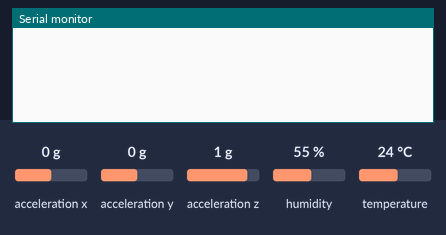
The sketch below on a simulated Arduino Uno, built with avr-gcc and run on an emulated ATmega328P. Shown: the last lines printed to the serial monitor. The inputs (shaded band) are chosen by the test bench; at power-on: acceleration x 0 g, humidity 55 %, acceleration y 0 g, temperature 24 °C, acceleration z 1 g.

Above: at 1.2 s.
1.3 s: acceleration x set to -1.4 g
At 7.2 s:
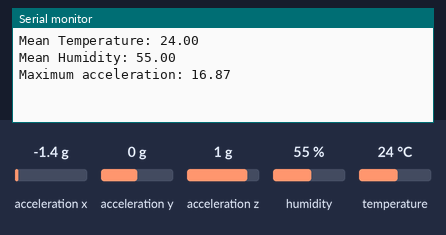
7.5 s: humidity set to 22 %
9.0 s: acceleration y set to -1.4 g
10.5 s: temperature set to 19 °C
12.0 s: acceleration z set to -1.4 g
At 13.1 s:
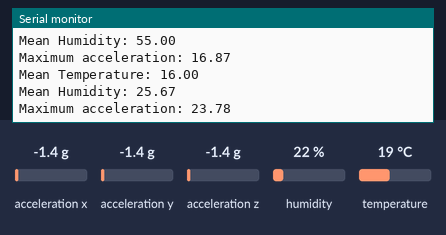

The sketch:

test_system.ino
```cpp
/*What the code does
 *
 * Creators
 * Lise Hanson
 * Tummas Napoleon Arge
 *
 *Initialize
 */
#include <Wire.h>
#include <Adafruit_Sensor.h>
#include <Adafruit_ADXL345_U.h>     //accelerometer
#include "DHT.h"                    //humidity and temperature sensor
const byte DHTPIN= 13;
const long DHTTYPE = DHT22;

//Defining the humidity and temp sensor
DHT dht(DHTPIN,DHTTYPE);

//Defining the accelerometer
Adafruit_ADXL345_Unified accel = Adafruit_ADXL345_Unified(12345);


// Time and interval
unsigned long previousMillisSensor = 0;
unsigned long previousMillisUpload = 0;
unsigned long intervalSensor = 2000;
unsigned long intervalUpload = 6*1000;

// Temperature, humidity and acceleration
float tempSum = 0;
float humiditySum = 0;
float numberOfDatapoints = (float) intervalUpload/intervalSensor;
float maxAcc = 0;

void setup() {
  Serial.begin(57600);
  dht.begin();
  accel.begin();
  accel.setRange(ADXL345_RANGE_16_G);   // sets range of accelerometer
}

void loop() {
  sensors_event_t event;
  accel.getEvent(&event);     //calls the event

  float acc = (float) sqrt(pow(event.acceleration.x,2)+pow(event.acceleration.y,2)+pow(event.acceleration.z,2));
  maxAcc = max(acc,maxAcc);   //calculate length of acceleration vector and compare it to the previous max

  //Temperature and humidity in intervals of 2 seconds
  unsigned long currentMillis = millis();
  if (currentMillis - previousMillisSensor >= intervalSensor) {
    previousMillisSensor = currentMillis;
    float h = dht.readHumidity();
    float t = dht.readTemperature();

    tempSum = t + tempSum;
    humiditySum = h + humiditySum;
  }
  //Upload the variables in the desired interval
  if (currentMillis - previousMillisUpload >= intervalUpload){
    previousMillisUpload = currentMillis;

    float meanTemp = tempSum/numberOfDatapoints;
    float meanHumidity = humiditySum/numberOfDatapoints;

    Serial.print("Mean Temperature: ");
    Serial.println(meanTemp);
    Serial.print("Mean Humidity: ");
    Serial.println(meanHumidity);
    Serial.print("Maximum acceleration: ");
    Serial.println(maxAcc);

    tempSum=0;
    humiditySum=0;
    maxAcc=0;

  }
}
```

Measured:
- after the input at 1.3 s, the serial monitor: prints a new line after 4.7 s (image 1)
- after the input at 12.0 s, the serial monitor: prints a new line at once (image 2)
